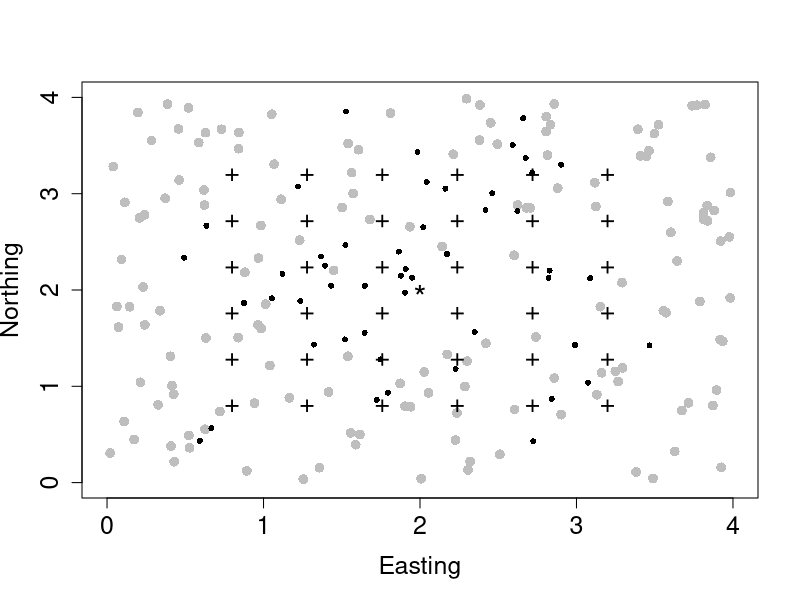

Source code (R):
### make figure partialID.fig.pIDhn
N <- 200  # Guys in S

# Dimensions of S 
xlimS <- c(0, 4)
ylimS <- c(0, 4)
cen <- c(mean(xlimS), mean(ylimS))

# Activity centers in S
set.seed(43)
s <- cbind(runif(N, xlimS[1], xlimS[2]),
           runif(N, ylimS[1], ylimS[2]))

dc <- apply(s, 1, function(x) sqrt((x[1]-cen[1])^2 + (x[2]-cen[2])^2))
tau <- 0.85
w0 <- 1
PrMark <- w0*exp(-dc^2/(2*tau^2))
w <- rbinom(N, 1, PrMark)

co <- seq(0.8, 3.2, len=6)
X <- cbind(rep(co, each=length(co)), rep(co, times=length(co)))

plot(xlimS, ylimS, xlab="Easting", ylab="Northing", cex=1.3, cex.lab=1.5, cex.axis=1.5, pch="")
points(s[w==0,], col="grey", pch=16, cex=1.3)
points(s[w==1,], col="black", pch=16, cex=0.8)
points(X, pch="+", cex=1.6)
points(x=2,y=2, pch="*", cex=2)

